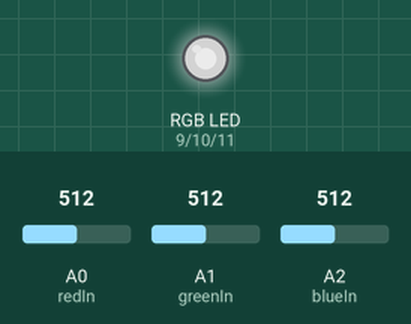
Recording of a sketch running on a simulated Arduino Uno, built with avr-gcc and run on an emulated ATmega328P. Parts: an RGB LED mixed from three pins (HIGH = lit). The test bench sets the inputs (shaded band); at power-on: A0 (redIn) = 512, A1 (greenIn) = 512, A2 (blueIn) = 512. Dim RGB values are drawn brighter than linear.

Above: at 1.2 s.
1.3 s: A0 (redIn) set to 716
At 2.3 s:
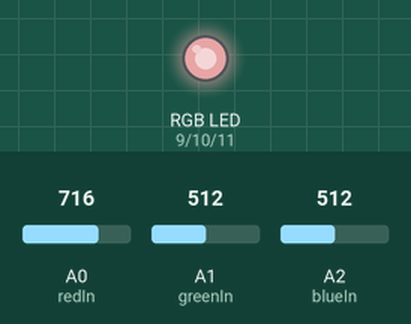
2.8 s: A1 (greenIn) set to 716
At 3.4 s:
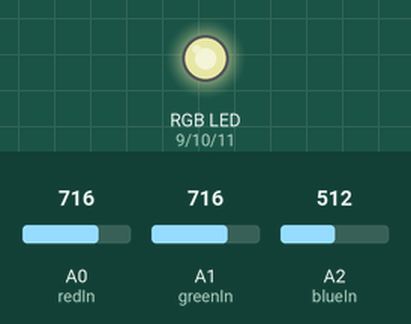
4.3 s: A2 (blueIn) set to 716
At 5.5 s:
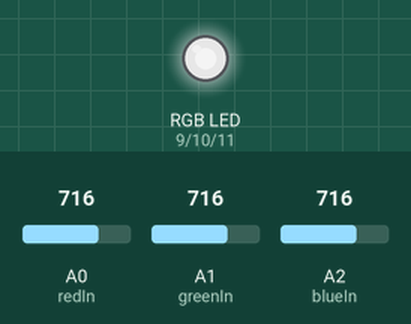
5.8 s: A0 (redIn) set to 900
At 6.9 s:
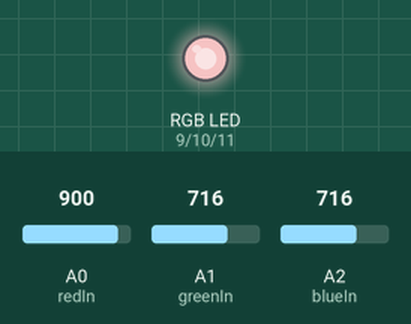
7.3 s: A1 (greenIn) set to 900
At 8.0 s:
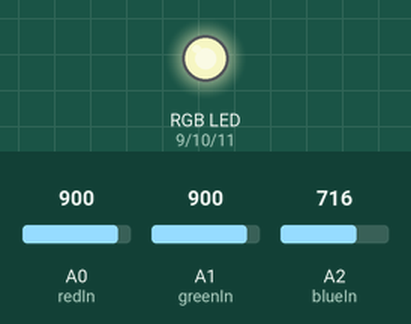
8.8 s: A2 (blueIn) set to 900
At 9.2 s:
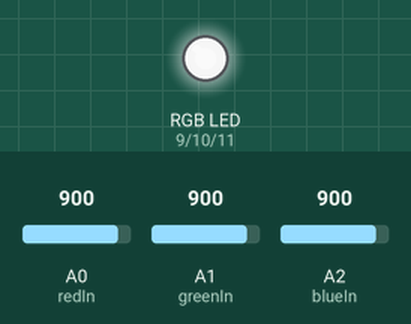
Timing chart, 0 to 11.3 s (numbered marks = the images above; inputs shaded):
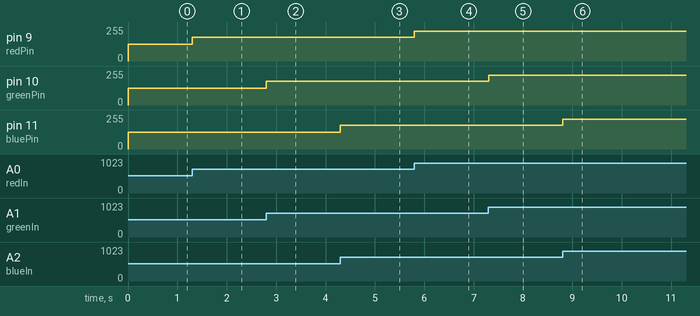

Measured:
- after the input at 1.3 s, pin 9 (redPin): 127/255 → 178/255 at once
- after the input at 2.8 s, pin 10 (greenPin): 127/255 → 178/255 at once
- after the input at 4.3 s, pin 11 (bluePin): 127/255 → 178/255 at once
- after the input at 5.8 s, pin 9 (redPin): 178/255 → 224/255 at once
- after the input at 7.3 s, pin 10 (greenPin): 178/255 → 224/255 at once
- after the input at 8.8 s, pin 11 (bluePin): 178/255 → 224/255 at once

The sketch:

analogRGBLEDControl.ino
```cpp
const int redPin = 9;
const int greenPin = 10;
const int bluePin = 11;
const int redIn = 0;
const int greenIn = 1;
const int blueIn = 2;

int redVal;
int greenVal;
int blueVal;

void setup() {
  Serial.begin(9600);

  pinMode(redPin, OUTPUT);
  pinMode(bluePin, OUTPUT);
  pinMode(greenPin, OUTPUT);

  pinMode(redIn, INPUT);
  pinMode(greenIn, INPUT);
  pinMode(blueIn,INPUT);
}

void loop() {
redVal = analogRead(redIn);
greenVal = analogRead(greenIn);
blueVal = analogRead(blueIn);
redVal = map(redVal, 0, 1023, 0, 255);
greenVal = map(greenVal, 0, 1023, 0, 255);
blueVal = map(blueVal, 0, 1023, 0, 255);
setColor(redVal, greenVal, blueVal);
}

void setColor(int redVal, int greenVal, int blueVal){
analogWrite(redPin, redVal);
analogWrite(greenPin, greenVal);
analogWrite(bluePin, blueVal);
}
```
